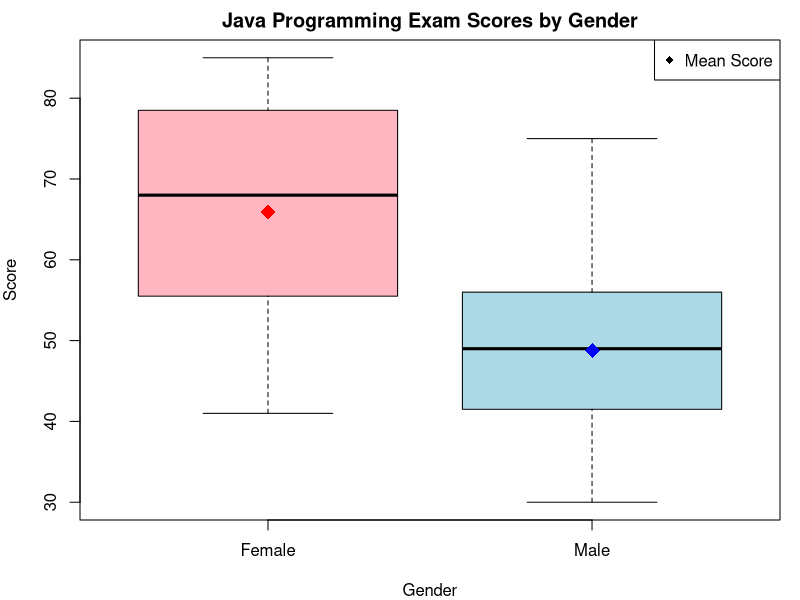

Reproduce this figure in R.
## ---- chunk 1
# Create separate vectors for female and male scores
females <- c(57, 59, 78, 79, 60, 65, 68, 71, 75, 48, 51, 55, 56, 41, 43, 44, 75, 78, 80, 81, 83, 83, 85)
males <- c(48, 49, 49, 30, 30, 31, 32, 35, 37, 41, 86, 42, 51, 53, 56, 42, 44, 50, 51, 65, 67, 51, 56, 58, 64, 64, 75)

# Verify the length of each vector
cat("Number of female scores:", length(females), "\n")
cat("Number of male scores:", length(males), "\n")
## ---- chunk 2
# Create a single vector with all scores
marks <- c(57, 59, 78, 79, 60, 65, 68, 71, 75, 48, 51, 55, 56, 41, 43, 44, 75, 78, 
           80, 81, 83, 83, 85, 48, 49, 49, 30, 30, 31, 32, 35, 37, 41, 86, 42, 51, 
           53, 56, 42, 44, 50, 51, 65, 67, 51, 56, 58, 64, 64, 75)

# Create a factor for gender
gender <- rep(c("Female", "Male"), c(23, 27))

# Create a data frame for easier manipulation
student_data <- data.frame(marks = marks, gender = gender)

# Display the first few rows of the data frame
head(student_data)
## ---- chunk 3
# Check the value before correction
cat("Value before correction (marks[34]):", marks[34], "\n")
cat("Value before correction (student_data$marks[34]):", student_data$marks[34], "\n")
cat("Value before correction in males vector (males[11]):", males[11], "\n")

# Make the corrections
marks[34] <- 46
student_data$marks[34] <- 46
males[11] <- 46  # This is the 11th element in males vector

# Verify the changes
cat("Value after correction (marks[34]):", marks[34], "\n")
cat("Value after correction (student_data$marks[34]):", student_data$marks[34], "\n")
cat("Value after correction in males vector (males[11]):", males[11], "\n")

# Show the specific row in the data frame
student_data[34,]
## ---- chunk 4
# Save all objects in the current session
save.image("class_marks.RData")

# Alternatively, save specific objects
save(females, males, marks, gender, student_data, file = "class_marks.RData")
## ---- chunk 5
# Summary statistics for female scores
cat("Female summary statistics:\n")
summary(females)

# Summary statistics for male scores
cat("\nMale summary statistics:\n")
summary(males)

# Create a comparison table
stats_comparison <- data.frame(
  Gender = c("Female", "Male"),
  Min = c(min(females), min(males)),
  Mean = c(mean(females), mean(males)),
  Median = c(median(females), median(males)),
  Max = c(max(females), max(males))
)

# Display the comparison table
knitr::kable(stats_comparison, digits = 2, caption = "Comparison of Exam Scores by Gender")
## ---- chunk 6
# Set margins for the plot
par(mar = c(4, 4, 2, 1))  # Bottom, left, top, right margins

# Create the boxplot
boxplot(marks ~ gender, data = student_data, 
        main = "Java Programming Exam Scores by Gender",
        xlab = "Gender", ylab = "Score",
        col = c("lightpink", "lightblue"))

# Add mean points to the boxplot
points(1, mean(females), pch = 18, col = "red", cex = 2)
points(2, mean(males), pch = 18, col = "blue", cex = 2)

# Add a legend
legend("topright", legend = "Mean Score", pch = 18, col = "black")
